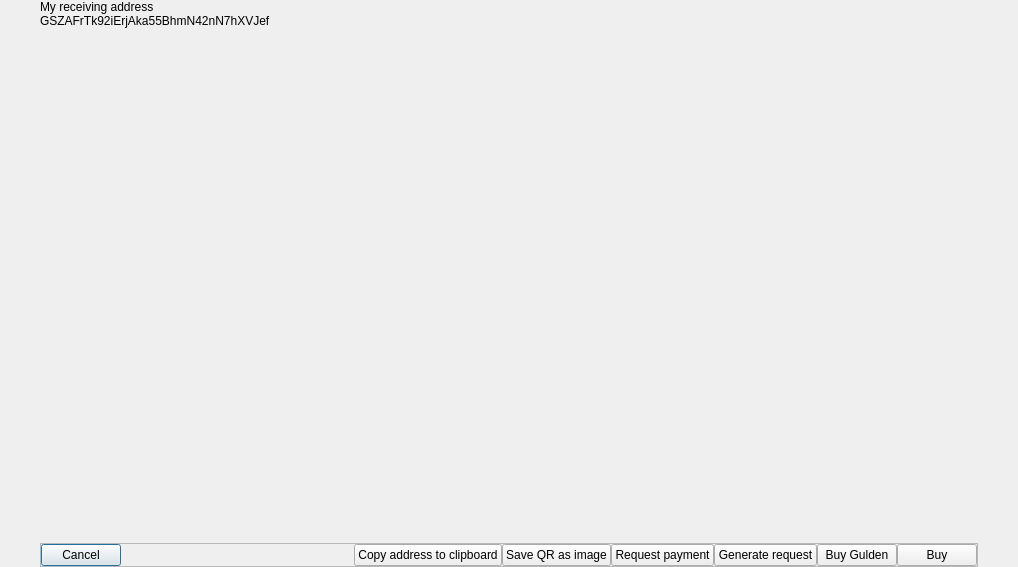
<?xml version="1.0" encoding="UTF-8"?>
<ui version="4.0">
 <class>ReceiveCoinsDialog</class>
 <widget class="QDialog" name="ReceiveCoinsDialog">
  <property name="geometry">
   <rect>
    <x>0</x>
    <y>0</y>
    <width>1018</width>
    <height>567</height>
   </rect>
  </property>
  <property name="sizePolicy">
   <sizepolicy hsizetype="Expanding" vsizetype="Expanding">
    <horstretch>0</horstretch>
    <verstretch>0</verstretch>
   </sizepolicy>
  </property>
  <property name="toolTip">
   <string notr="true"/>
  </property>
  <layout class="QVBoxLayout" name="verticalLayout_2">
   <property name="spacing">
    <number>0</number>
   </property>
   <property name="margin">
    <number>0</number>
   </property>
   <item>
    <layout class="QHBoxLayout" name="horizontalLayout">
     <property name="spacing">
      <number>0</number>
     </property>
     <item>
      <spacer name="leftMargin">
       <property name="orientation">
        <enum>Qt::Horizontal</enum>
       </property>
       <property name="sizeType">
        <enum>QSizePolicy::Fixed</enum>
       </property>
       <property name="sizeHint" stdset="0">
        <size>
         <width>40</width>
         <height>20</height>
        </size>
       </property>
      </spacer>
     </item>
     <item>
      <layout class="QVBoxLayout" name="outerLayout">
       <property name="spacing">
        <number>0</number>
       </property>
       <item>
        <widget class="QStackedWidget" name="stackedWidget">
         <property name="currentIndex">
          <number>0</number>
         </property>
         <widget class="QWidget" name="receiveCoinsPage">
          <layout class="QVBoxLayout" name="verticalLayout">
           <property name="spacing">
            <number>0</number>
           </property>
           <property name="margin">
            <number>0</number>
           </property>
           <item>
            <widget class="QLabel" name="accountAddressLabel">
             <property name="text">
              <string>My receiving address</string>
             </property>
            </widget>
           </item>
           <item>
            <widget class="QLabel" name="accountAddress">
             <property name="text">
              <string>GSZAFrTk92iErjAka55BhmN42nN7hXVJef</string>
             </property>
            </widget>
           </item>
           <item>
            <widget class="ClickableQRImage" name="addressQRImage">
             <property name="sizePolicy">
              <sizepolicy hsizetype="Fixed" vsizetype="Fixed">
               <horstretch>0</horstretch>
               <verstretch>0</verstretch>
              </sizepolicy>
             </property>
             <property name="minimumSize">
              <size>
               <width>260</width>
               <height>260</height>
              </size>
             </property>
             <property name="maximumSize">
              <size>
               <width>260</width>
               <height>260</height>
              </size>
             </property>
             <property name="toolTip">
              <string>QR code</string>
             </property>
             <property name="text">
              <string/>
             </property>
             <property name="indent">
              <number>0</number>
             </property>
            </widget>
           </item>
           <item>
            <spacer name="verticalSpacer">
             <property name="orientation">
              <enum>Qt::Vertical</enum>
             </property>
             <property name="sizeHint" stdset="0">
              <size>
               <width>20</width>
               <height>283</height>
              </size>
             </property>
            </spacer>
           </item>
          </layout>
         </widget>
         <widget class="QWidget" name="buyGuldenPage">
          <layout class="QVBoxLayout" name="verticalLayout_3">
           <property name="spacing">
            <number>0</number>
           </property>
           <property name="margin">
            <number>0</number>
           </property>
           <item>
            <widget class="QLabel" name="labelChooseAmount">
             <property name="text">
              <string>Choose amount</string>
             </property>
             <property name="indent">
              <number>0</number>
             </property>
            </widget>
           </item>
           <item>
            <layout class="QHBoxLayout" name="horizontalLayout_3">
             <property name="spacing">
              <number>0</number>
             </property>
             <item>
              <widget class="QFrame" name="amount10Eur">
               <property name="frameShape">
                <enum>QFrame::StyledPanel</enum>
               </property>
               <property name="frameShadow">
                <enum>QFrame::Raised</enum>
               </property>
               <layout class="QHBoxLayout" name="horizontalLayout_5">
                <property name="spacing">
                 <number>0</number>
                </property>
                <property name="margin">
                 <number>0</number>
                </property>
                <item>
                 <layout class="QVBoxLayout" name="verticalLayout_11">
                  <property name="spacing">
                   <number>0</number>
                  </property>
                  <item>
                   <widget class="QLabel" name="label_5">
                    <property name="text">
                     <string>1000</string>
                    </property>
                    <property name="indent">
                     <number>0</number>
                    </property>
                   </widget>
                  </item>
                  <item>
                   <widget class="QLabel" name="label_4">
                    <property name="text">
                     <string>€ 10.00</string>
                    </property>
                    <property name="indent">
                     <number>0</number>
                    </property>
                   </widget>
                  </item>
                 </layout>
                </item>
                <item>
                 <widget class="QLabel" name="label10EurCheck">
                  <property name="text">
                   <string></string>
                  </property>
                  <property name="indent">
                   <number>0</number>
                  </property>
                 </widget>
                </item>
               </layout>
              </widget>
             </item>
             <item>
              <widget class="QFrame" name="amount25Eur">
               <property name="frameShape">
                <enum>QFrame::StyledPanel</enum>
               </property>
               <property name="frameShadow">
                <enum>QFrame::Raised</enum>
               </property>
               <layout class="QHBoxLayout" name="horizontalLayout_6">
                <property name="spacing">
                 <number>0</number>
                </property>
                <property name="margin">
                 <number>0</number>
                </property>
                <item>
                 <layout class="QVBoxLayout" name="verticalLayout_12">
                  <property name="spacing">
                   <number>0</number>
                  </property>
                  <item>
                   <widget class="QLabel" name="label_3">
                    <property name="text">
                     <string>2500</string>
                    </property>
                    <property name="indent">
                     <number>0</number>
                    </property>
                   </widget>
                  </item>
                  <item>
                   <widget class="QLabel" name="label_2">
                    <property name="text">
                     <string>€ 25.00</string>
                    </property>
                    <property name="indent">
                     <number>0</number>
                    </property>
                   </widget>
                  </item>
                 </layout>
                </item>
                <item>
                 <widget class="QLabel" name="label25EurCheck">
                  <property name="text">
                   <string></string>
                  </property>
                  <property name="indent">
                   <number>0</number>
                  </property>
                 </widget>
                </item>
               </layout>
              </widget>
             </item>
             <item>
              <widget class="QFrame" name="amount50Eur">
               <property name="frameShape">
                <enum>QFrame::StyledPanel</enum>
               </property>
               <property name="frameShadow">
                <enum>QFrame::Raised</enum>
               </property>
               <layout class="QHBoxLayout" name="horizontalLayout_7">
                <property name="spacing">
                 <number>0</number>
                </property>
                <property name="margin">
                 <number>0</number>
                </property>
                <item>
                 <layout class="QVBoxLayout" name="verticalLayout_9">
                  <property name="spacing">
                   <number>0</number>
                  </property>
                  <item>
                   <widget class="QLabel" name="label_6">
                    <property name="text">
                     <string>5000</string>
                    </property>
                    <property name="indent">
                     <number>0</number>
                    </property>
                   </widget>
                  </item>
                  <item>
                   <widget class="QLabel" name="label_7">
                    <property name="text">
                     <string>€ 50.00</string>
                    </property>
                    <property name="indent">
                     <number>0</number>
                    </property>
                   </widget>
                  </item>
                 </layout>
                </item>
                <item>
                 <widget class="QLabel" name="label50EurCheck">
                  <property name="text">
                   <string></string>
                  </property>
                  <property name="indent">
                   <number>0</number>
                  </property>
                 </widget>
                </item>
               </layout>
              </widget>
             </item>
             <item>
              <widget class="QFrame" name="amountMore">
               <property name="frameShape">
                <enum>QFrame::StyledPanel</enum>
               </property>
               <property name="frameShadow">
                <enum>QFrame::Raised</enum>
               </property>
               <layout class="QHBoxLayout" name="horizontalLayout_8">
                <property name="spacing">
                 <number>0</number>
                </property>
                <property name="margin">
                 <number>0</number>
                </property>
                <item>
                 <layout class="QVBoxLayout" name="verticalLayout_10">
                  <property name="spacing">
                   <number>0</number>
                  </property>
                  <item>
                   <widget class="QLabel" name="label_8">
                    <property name="text">
                     <string>More</string>
                    </property>
                    <property name="indent">
                     <number>0</number>
                    </property>
                   </widget>
                  </item>
                  <item>
                   <widget class="QLabel" name="label">
                    <property name="text">
                     <string/>
                    </property>
                    <property name="indent">
                     <number>0</number>
                    </property>
                   </widget>
                  </item>
                 </layout>
                </item>
                <item>
                 <widget class="QLabel" name="labelMoreEurCheck">
                  <property name="text">
                   <string></string>
                  </property>
                  <property name="indent">
                   <number>0</number>
                  </property>
                 </widget>
                </item>
               </layout>
              </widget>
             </item>
             <item>
              <spacer name="horizontalSpacer">
               <property name="orientation">
                <enum>Qt::Horizontal</enum>
               </property>
               <property name="sizeHint" stdset="0">
                <size>
                 <width>40</width>
                 <height>20</height>
                </size>
               </property>
              </spacer>
             </item>
            </layout>
           </item>
           <item>
            <widget class="QLabel" name="labelYourDetails">
             <property name="text">
              <string>Your details</string>
             </property>
             <property name="indent">
              <number>0</number>
             </property>
            </widget>
           </item>
           <item>
            <widget class="QLineEdit" name="buyEmailAddress">
             <property name="placeholderText">
              <string>Enter email address</string>
             </property>
            </widget>
           </item>
           <item>
            <widget class="QComboBox" name="buyBank">
             <property name="editable">
              <bool>true</bool>
             </property>
            </widget>
           </item>
           <item>
            <widget class="QLabel" name="labelIsMaxExceeded">
             <property name="text">
              <string>Did you buy for more than 40 Gulden in the past week?</string>
             </property>
             <property name="indent">
              <number>0</number>
             </property>
            </widget>
           </item>
           <item>
            <layout class="QHBoxLayout" name="horizontalLayout_4">
             <property name="spacing">
              <number>0</number>
             </property>
             <item>
              <widget class="QCheckBox" name="checkBox_2">
               <property name="text">
                <string>Yes</string>
               </property>
              </widget>
             </item>
             <item>
              <widget class="QCheckBox" name="checkBox">
               <property name="text">
                <string>No</string>
               </property>
              </widget>
             </item>
             <item>
              <spacer name="horizontalSpacer_2">
               <property name="orientation">
                <enum>Qt::Horizontal</enum>
               </property>
               <property name="sizeHint" stdset="0">
                <size>
                 <width>40</width>
                 <height>20</height>
                </size>
               </property>
              </spacer>
             </item>
            </layout>
           </item>
           <item>
            <spacer name="verticalSpacer_2">
             <property name="orientation">
              <enum>Qt::Vertical</enum>
             </property>
             <property name="sizeHint" stdset="0">
              <size>
               <width>20</width>
               <height>383</height>
              </size>
             </property>
            </spacer>
           </item>
          </layout>
         </widget>
         <widget class="QWidget" name="requestCoinsPage">
          <layout class="QVBoxLayout" name="verticalLayout_4">
           <property name="spacing">
            <number>0</number>
           </property>
           <property name="margin">
            <number>0</number>
           </property>
           <item>
            <widget class="GuldenAmountField" name="requestAmount"/>
           </item>
           <item>
            <widget class="QLineEdit" name="requestLabel">
             <property name="placeholderText">
              <string>Enter label</string>
             </property>
            </widget>
           </item>
           <item>
            <spacer name="verticalSpacer_3">
             <property name="orientation">
              <enum>Qt::Vertical</enum>
             </property>
             <property name="sizeHint" stdset="0">
              <size>
               <width>20</width>
               <height>487</height>
              </size>
             </property>
            </spacer>
           </item>
          </layout>
         </widget>
         <widget class="QWidget" name="showRequestPage">
          <layout class="QVBoxLayout" name="verticalLayout_5">
           <property name="spacing">
            <number>0</number>
           </property>
           <property name="margin">
            <number>0</number>
           </property>
           <item>
            <widget class="QLabel" name="label_11">
             <property name="text">
              <string>Request 10 000 Gulden</string>
             </property>
            </widget>
           </item>
           <item>
            <widget class="QLabel" name="label_12">
             <property name="text">
              <string>Payment request URI</string>
             </property>
            </widget>
           </item>
           <item>
            <widget class="QLabel" name="label_13">
             <property name="text">
              <string>Gulden:Gg3gP7QrE2R1hYhpWfaotQtMgRkByqxMZg</string>
             </property>
            </widget>
           </item>
           <item>
            <widget class="ClickableQRImage" name="requestQRImage">
             <property name="sizePolicy">
              <sizepolicy hsizetype="Fixed" vsizetype="Fixed">
               <horstretch>0</horstretch>
               <verstretch>0</verstretch>
              </sizepolicy>
             </property>
             <property name="minimumSize">
              <size>
               <width>220</width>
               <height>220</height>
              </size>
             </property>
             <property name="toolTip">
              <string>QR code</string>
             </property>
             <property name="text">
              <string/>
             </property>
            </widget>
           </item>
           <item>
            <spacer name="verticalSpacer_4">
             <property name="orientation">
              <enum>Qt::Vertical</enum>
             </property>
             <property name="sizeHint" stdset="0">
              <size>
               <width>20</width>
               <height>269</height>
              </size>
             </property>
            </spacer>
           </item>
          </layout>
         </widget>
        </widget>
       </item>
       <item>
        <widget class="QFrame" name="accountActionButtonFrame">
         <property name="frameShape">
          <enum>QFrame::StyledPanel</enum>
         </property>
         <property name="frameShadow">
          <enum>QFrame::Raised</enum>
         </property>
         <layout class="QHBoxLayout" name="horizontalLayout_2">
          <property name="spacing">
           <number>0</number>
          </property>
          <property name="margin">
           <number>0</number>
          </property>
          <item>
           <widget class="QPushButton" name="cancelButton">
            <property name="text">
             <string>Cancel</string>
            </property>
           </widget>
          </item>
          <item>
           <spacer name="accountButtonSpacer">
            <property name="orientation">
             <enum>Qt::Horizontal</enum>
            </property>
            <property name="sizeHint" stdset="0">
             <size>
              <width>72</width>
              <height>20</height>
             </size>
            </property>
           </spacer>
          </item>
          <item>
           <widget class="QPushButton" name="accountCopyToClipboardButton">
            <property name="text">
             <string>Copy address to clipboard</string>
            </property>
           </widget>
          </item>
          <item>
           <widget class="QPushButton" name="accountSaveQRButton">
            <property name="text">
             <string>Save QR as image</string>
            </property>
           </widget>
          </item>
          <item>
           <widget class="QPushButton" name="accountRequestPaymentButton">
            <property name="text">
             <string>Request payment</string>
            </property>
           </widget>
          </item>
          <item>
           <widget class="QPushButton" name="generateRequestButton">
            <property name="text">
             <string>Generate request</string>
            </property>
            <property name="class" stdset="0">
             <string notr="true">focus</string>
            </property>
           </widget>
          </item>
          <item>
           <widget class="QPushButton" name="accountBuyGuldenButton">
            <property name="text">
             <string>Buy Gulden</string>
            </property>
            <property name="class" stdset="0">
             <string notr="true">focus</string>
            </property>
           </widget>
          </item>
          <item>
           <widget class="QPushButton" name="accountBuyButton">
            <property name="text">
             <string>Buy</string>
            </property>
            <property name="class" stdset="0">
             <string notr="true">focus</string>
            </property>
           </widget>
          </item>
         </layout>
        </widget>
       </item>
      </layout>
     </item>
     <item>
      <spacer name="rightMargin">
       <property name="orientation">
        <enum>Qt::Horizontal</enum>
       </property>
       <property name="sizeType">
        <enum>QSizePolicy::Fixed</enum>
       </property>
       <property name="sizeHint" stdset="0">
        <size>
         <width>40</width>
         <height>20</height>
        </size>
       </property>
      </spacer>
     </item>
    </layout>
   </item>
  </layout>
 </widget>
 <customwidgets>
  <customwidget>
   <class>ClickableQRImage</class>
   <extends>QLabel</extends>
   <header location="global">qt/clickableqrimage.h</header>
  </customwidget>
  <customwidget>
   <class>GuldenAmountField</class>
   <extends>QLineEdit</extends>
   <header>amountfield.h</header>
   <container>1</container>
  </customwidget>
 </customwidgets>
 <resources/>
 <connections/>
</ui>
